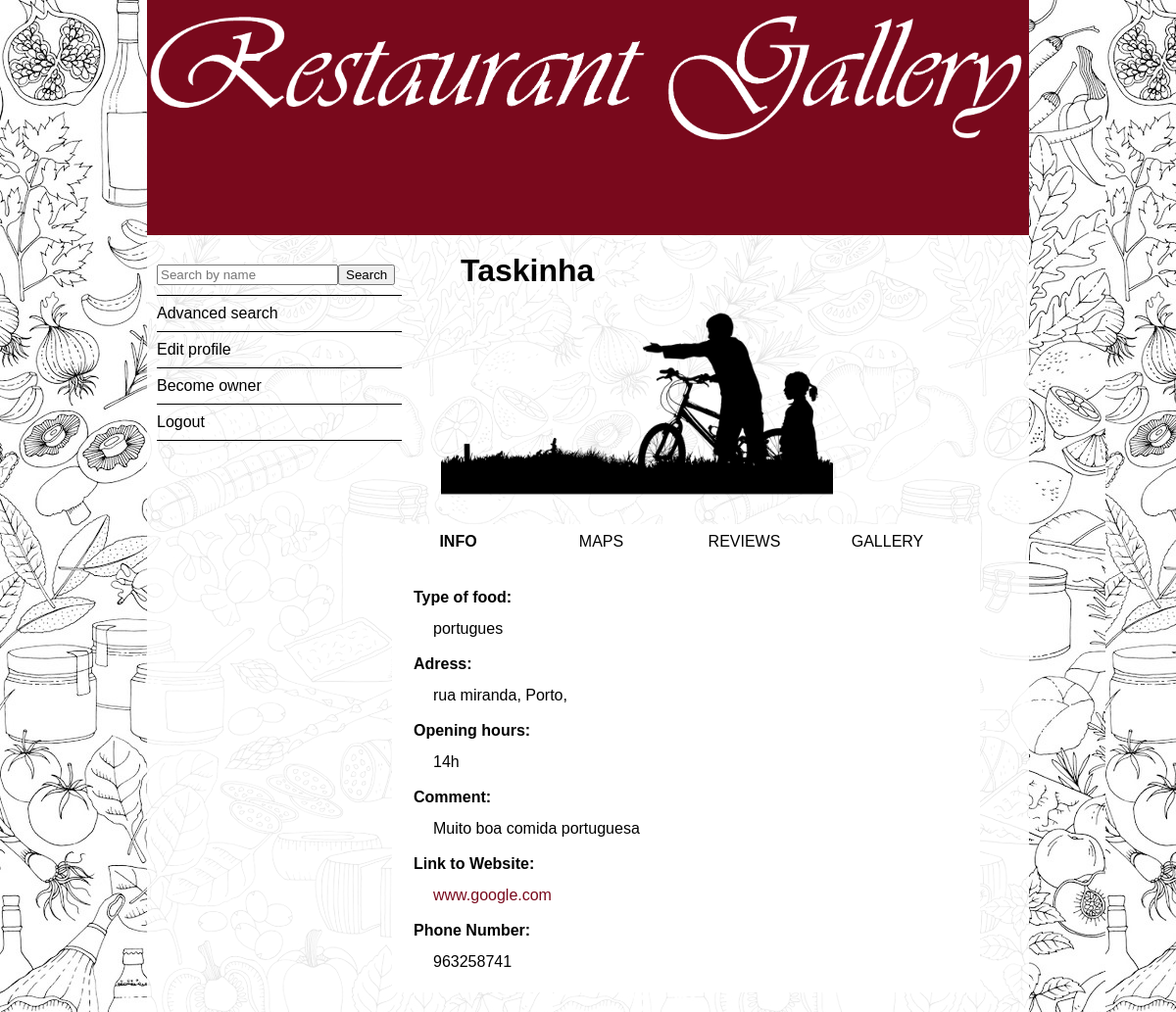
/public/restaurant.php?id=1 (signed in), run on the app's committed database.
### tables this page shows
CREATE TABLE restaurant (
  id INTEGER PRIMARY KEY AUTOINCREMENT,
  name TEXT,
  rate INTEGER,
  street TEXT,
  number TEXT,
  city TEXT,
  postcode TEXT,
  opening_hours TEXT,
  link_to_website TEXT,
  type_of_food TEXT,
  comment TEXT,
  telephoneNumber TEXT
);

CREATE TABLE image_restaurant(
  id INTEGER PRIMARY KEY AUTOINCREMENT,
  idRestaurant INTEGER REFERENCES restaurant,
  name TEXT
);

### public/restaurant.php (called while the page is built, shortened)
<?php
  include('../database/connection.php');
  include('../database/restaurant.php');
  include('../views/restaurant.php');
?>

### database/restaurant.php (called while the page is built, shortened)
<?php
    function getRestaurantById($id){
      global $dbh;
      $stm = $dbh->prepare('SELECT * FROM restaurant WHERE id = ?');
      $stm->execute(array($id));
      return $stm->fetch();
    }
 ?>

### database/image.php (called while the page is built, shortened)
<?php
function getImagesOfRestaurant($idRestaurant){
  global $dbh;
  $stm = $dbh->prepare('SELECT * FROM image_restaurant WHERE idRestaurant = ?');
  $stm->execute(array($idRestaurant));
  return $stm->fetchAll();
}
 ?>

### templates/restaurant/restaurant_above_tabs.php
<div id="restaurant_above_tabs">
  <div id="restaurant_name">
    <h1><?= $restaurant['name'] ?></h1>
  </div>
  <?php
    include_once('../database/connection.php');
    include_once('../database/image.php');
    $images =  getImagesOfRestaurant($restaurant['id']);
   ?>
  <div id="restaurant_picture">
   <img src=<?="../pics/". $images[0]['name'] ?> alt="restaurant_picture" width="400" height="200">
  </div>
</div>

### templates/restaurant/restaurant_tabs/restaurant_info.php (shortened to what this page needs)
<div id="restaurant_info" class="restaurant_tabs_active">
  <ul>
    <li><div>Type of food: </div>
      <br>
      <div><?=$restaurant['type_of_food']?></div></li>
    <li><div>Adress: </div>
      <br>
      <div><?=$restaurant['street'].', '.$restaurant['city'].', '.$restaurant['postcode'] ?></div></li>
    <li><div>Opening hours: </div>
      <br>
      <div><?=$restaurant['opening_hours']?></div></li>
    <li><div>Comment: </div>
      <br>
      <div><?=$restaurant['comment']?></div></li>
    <li><div>Link to Website: </div>
      <br>
      <div id="external_website"><a href="<?=$restaurant['link_to_website']?>"><?=$restaurant['link_to_website']?></a></div></li>
    <li><div>Phone Number: </div>
      <br>
      <div><?=$restaurant['telephoneNumber']?></div></li>
  </ul>
</div>

### css/style_1.css (style rules this page uses)
body { background-image: url('../pics/background_1_opacity4.jpg'); background-repeat: repeat; width: 900px; margin: 0px auto; font-family: verdana, sans-serif; background-attachment: fixed; }
#external_website a { color: #79091C; text-decoration: none; font-weight: 100; }
#restaurant_above_tabs { margin-left: 300px; }
#restaurant_name { padding: 20px; }
#restaurant_picture { margin-bottom: 20px; align: center; }
.restaurant_tabs_content, .restaurant_tabs_active { border: 1px solid white; clear: left; display: block; margin-bottom: 20px; height: 400px; padding: 20px; }
#restaurant_info li { padding: 10px 0; }
#restaurant_info div:first-of-type { font-weight:600; }
#restaurant_info div:last-of-type { padding: 0px 20px; }

### css/style_small_screen.css (style rules this page uses)
body { background-image: url('../pics/background_1_opacity4.jpg'); background-attachment: fixed; margin: 0 0; font-family: verdana, sans-serif; width: 100vw; }
#external_website a { color: #79091C; text-decoration: none; font-weight: 100; }
#restaurant_above_tabs { margin-left: 5vw; }
#restaurant_name { padding: 5vh 5vw; }
.restaurant_tabs_content, .restaurant_tabs_active { border-bottom: 0.1vh solid black; padding: 2vh 0; clear: left; display: block; }
#restaurant_info li div { padding: 1vh 5vw; }
#restaurant_picture img { max-width: 90vw; }

### data on the page
restaurant: name "Taskinha", type_of_food "portugues", street "rua miranda", city "Porto", opening_hours "14h", comment "Muito boa comida portuguesa", link_to_website "www.google.com", telephoneNumber "963258741"
image_restaurant: name (picture)
